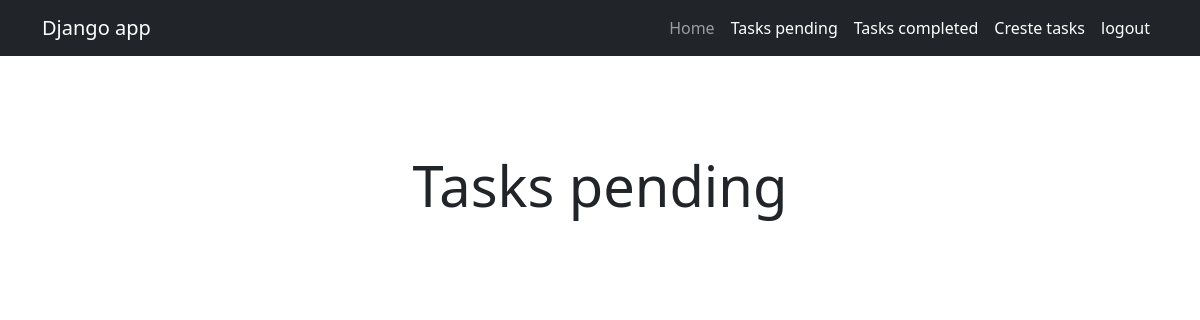
Page /tasks/ (signed in) on the earlier database version.
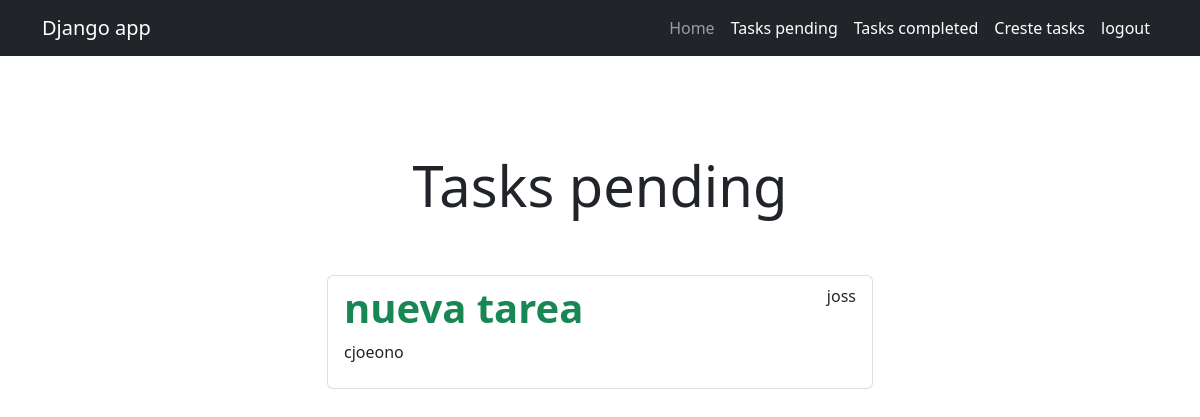
Same page on the later database version.
### tasks/models.py (models this page shows, shortened)
class Task(models.Model):
    title = models.CharField(max_length=100)
    description = models.TextField(blank=True)
    created = models.DateTimeField(auto_now_add=True)
    datecomplete = models.DateTimeField(null=True, blank=True)
    important = models.BooleanField(default=True)
    user = models.ForeignKey(User, on_delete=models.CASCADE)

### tasks/views.py (the view)
# urls.py: path('tasks/', views.tasks, name='tasks'),
@login_required
def tasks(request):
    tasks = Task.objects.filter(user=request.user, datecomplete__isnull=True)
    return render(request, 'tasks/tasks.html', {'tasks': tasks})

### tasks/templates/tasks/tasks.html (shortened to what this page needs)
{% extends "base/base.html" %}
{% block content %}
<main class="container mt-5">
  <div class="row">
    <div class="col-md-6 offset-md-3">
<h2 class="text-center display-4 py-5">Tasks pending</h2>
<ul class="list-group">
  {% for task in tasks %}
    <a class="list-group-item" href="{% url 'task_detail' task.id %}">
      <header class="d-flex justify-content-between" >
        {% if task.important %}
        <h1 class="fw-bold text-success">{{ task.title }}</h1>
        {% else %}
        <h5 class="fw-bold">{{ task.title }}</h5>
        {% endif %}
        <p>{{ task.user.username }}</p>
      </header>
      <p>{{ task.description }}</p>
    </a>
  {% endfor %}
</ul>
    </div>
  </div>
</main>
{% endblock %}

Differences in the rows shown:
added Task: title "nueva tarea", user.username "joss", description "cjoeono"
